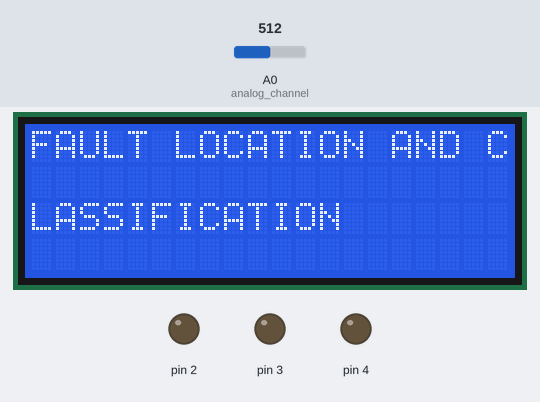
A sketch run on a simulated Arduino Uno, built with avr-gcc and run on an emulated ATmega328P. Shown: 20×4 character LCD, output pins drawn as LEDs (lit = HIGH). Inputs (shaded band) come from the test bench; at power-on: A0 (analog_channel) = 512.

Above: at 0.1 s.
At 5.4 s:
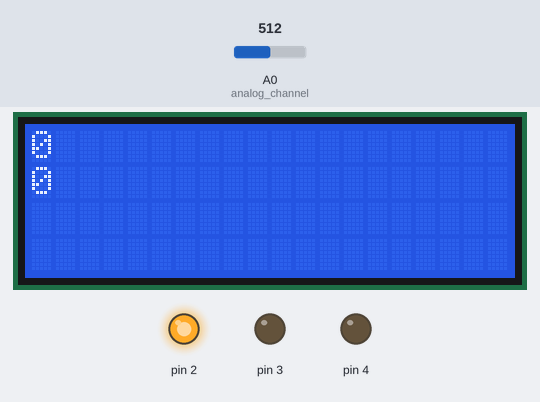
At 7.9 s:
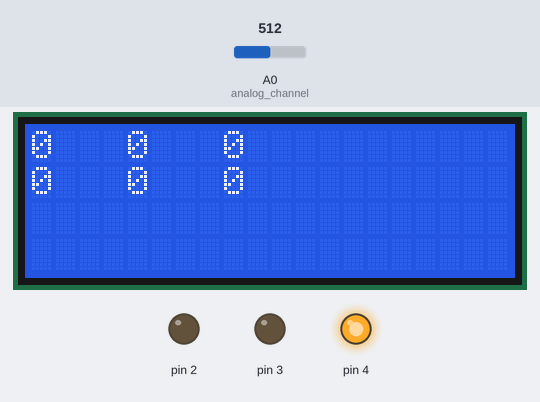
At 12.9 s:
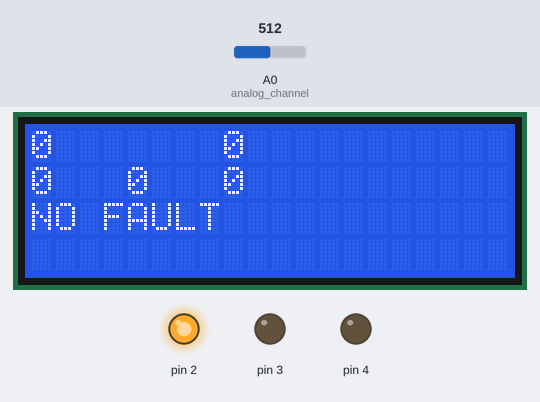
At 21.6 s:
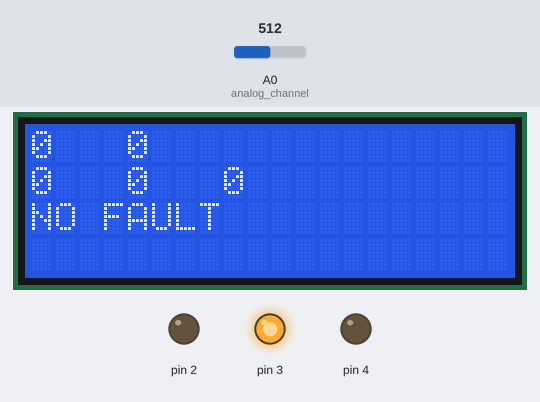
At 37.9 s:
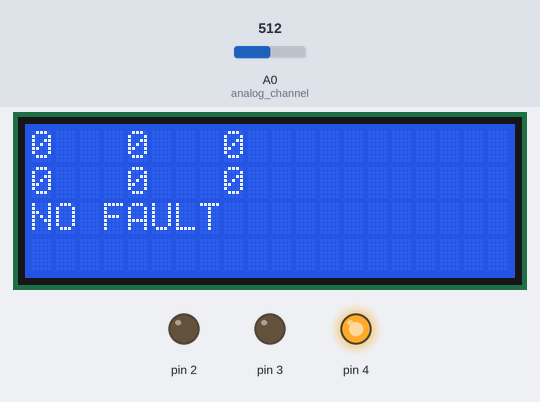
Timing chart, 0 to 40.0 s (numbered marks = the images above):
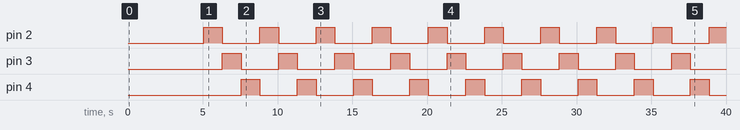

Measured:
- by itself, pin 2–4: alternates HIGH for 1.3 s and LOW for 2.5 s
- what the display in image 1 shows lasts 1.3 s, from 5.3 s to 6.6 s
- what the display in image 2 shows lasts 1.0 s, from 7.8 s to 8.8 s

The sketch:

faultditance.ino
```cpp
#include <LiquidCrystal.h>
int adcGenerator();
int faultDistance(int);

LiquidCrystal lcd(8,9,10,11,12,13);
const int analog_channel = A0;
int adcValue,readValue;
int r,y,b;

void setup() {
  pinMode(2,OUTPUT);
  pinMode(3,OUTPUT);
  pinMode(4,OUTPUT);
  lcd.begin(20,4);
  lcd.print("FAULT LOCATION AND CLASSIFICATION");
  delay(5000);
  lcd.clear();
}

void loop() {
  //calculation for r fault:
  digitalWrite(2,HIGH);
  digitalWrite(3,LOW);
  digitalWrite(4,LOW);
  adcValue=adcGenerator();
  lcd.setCursor(0,0);
  lcd.print("      ");
  lcd.setCursor(0,0);
  lcd.print(adcValue);
  lcd.setCursor(0,1);
  r=faultDistance(adcValue);
  lcd.print(r);
  delay(1000);

  //calculation for y fault
  digitalWrite(2,LOW);
  digitalWrite(3,HIGH);
  digitalWrite(4,LOW);
  adcValue=adcGenerator();
  lcd.setCursor(4,0);
  lcd.print("      ");
  lcd.setCursor(4,0);
  lcd.print(adcValue);
  lcd.setCursor(4,1);
  y=faultDistance(adcValue);
  lcd.print(y);
  delay(1000);

  //calculation for b fault
  digitalWrite(2,LOW);
  digitalWrite(3,LOW);
  digitalWrite(4,HIGH);
  adcValue=adcGenerator();
  lcd.setCursor(8,0);
  lcd.print("      ");
  lcd.setCursor(8,0);
  lcd.print(adcValue);
  lcd.setCursor(8,1);
  b=faultDistance(adcValue);
  lcd.print(b);
  delay(1000);

  //CLASSIFYING TYPE OF FAULT
  char buffer[19];
  lcd.setCursor(0,2);
  if(r==0 && y==0 && b==0){
    sprintf(buffer,"NO FAULT          ");
  }
  //TRIPLE LINE TO GROUND FAULT
  else if(r==y && y==b){
    sprintf(buffer,"RYB-G fault at %d KM", r);
  }
  //SINGLE LINE TO GROUND FAULT
  else if(r>=2 && y==0 && b==0){
    sprintf(buffer,"R-G fault at %d KM",r);
   }
  else if(r==0 && y>=2 && b==0){
    sprintf(buffer,"Y-G fault at %d KM",y);
   }
  else if(r==0 && y==0 && b>=2){
    sprintf(buffer,"B-G fault at %d KM",b);
   }
   //DOUBLE LINE TO GROUND FAULT
  else if(r==y && b==0 && r>=2){
    sprintf(buffer,"RY-G fault at %d KM",r);
   }
  else if(r==0 && y==b && y>=2 ){
    sprintf(buffer,"YB-G fault at %d KM",y);
   }
  else if(r==b && y==0 && b>=2){
    sprintf(buffer,"RB-G fault at %d KM",b);
   }
  lcd.print(buffer);
  }


int adcGenerator(){
  int maxValue = 0;
  int minValue = 1023;
  uint32_t start_time = millis();
  while((millis()-start_time) < 250){
      readValue = analogRead(analog_channel);
      if (readValue > maxValue){
        maxValue = readValue;
      }
      if (readValue < minValue){
        minValue = readValue;
      }
    }
    return(maxValue-minValue);
  }

int faultDistance(int adcValue){
   if (adcValue==0){
      return 0;
      }
    else if (adcValue>=400 && adcValue<=450){
      return 2;
      }
    else if (adcValue>=200 && adcValue<=300){
      return 4;
      }
    else if (adcValue>=150 && adcValue<=199){
      return 6;
      }
    else if (adcValue>=100 && adcValue<=150){
      return 8;
      }
}
```
